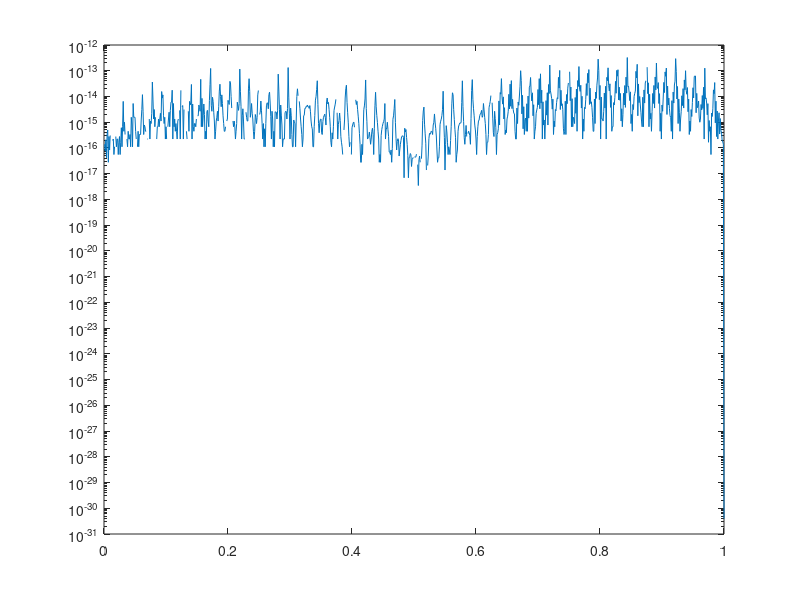

Write MATLAB code to recreate this figure.
clc,close
n = 2^6;
n1 = 1000;
left = 0;
right = 1;
lx = @(x, k) (-1)^k / n * sin(n * pi * x) * cot(pi * (x - k / n));
y = @(x) sin(2 * pi * x) * exp(cos(2 * pi * x));

x0 = left:(right - left) / n:right;
x1 = left:(right - left) / n1:right;
fx = zeros(1, n1 + 1);
px = zeros(1, n1 + 1);
yx = zeros(1, n + 1);
for i = 1 : n + 1
    yx(i) = y(x0(i));
end
for i = 1 : n1 + 1
    fx(i) = y(x1(i));
    para = x1(i);
    for j = 0 : n - 1
        px(i) = px(i) +  lx(para, j) * yx(j + 1);
    end
end

err = abs(fx - px);
figure
semilogy(x1, err);
